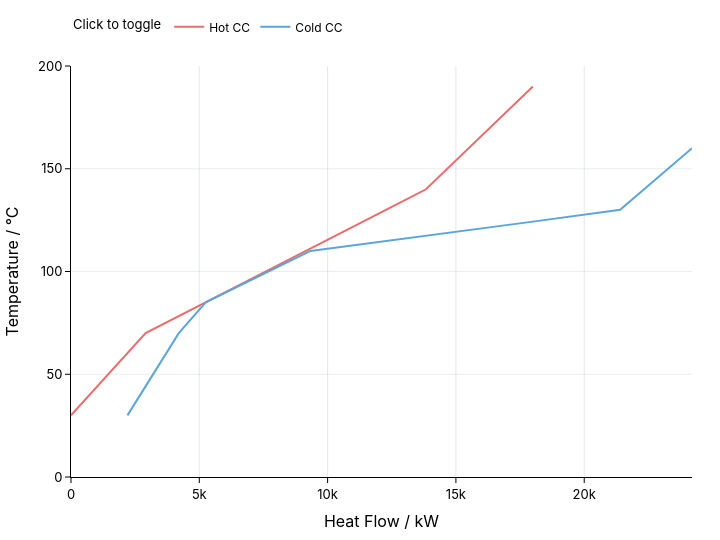

The cell this chart's notebook holds for it:
### Code cell
baseline.plot.shifted_composite_curve(
    zone_name="B",
)

### Figure 1 — Plotly figure (JSON) as saved in the notebook; plotly's stock layout.template omitted (floating-point values rounded to 4 significant figures)
{"data": [{"hovertemplate": "Hot CC<br>Heat Flow / kW: %{x}<br>Temperature / °C: %{y}<extra></extra>", "legendgroup": "Hot CC", "line": {"color": "#e66e6e", "width": 2}, "mode": "lines", "name": "Hot CC", "showlegend": true, "type": "scatter", "x": [18000, 13830.0, 12270.0, 11380.0, 11228, 10710.0, 2909.0, 0], "y": [190, 140, 130, 124.3, 123.3, 120, 70, 30]}, {"hovertemplate": "Cold CC<br>Heat Flow / kW: %{x}<br>Temperature / °C: %{y}<extra></extra>", "legendgroup": "Cold CC", "line": {"color": "#5ca5d9", "width": 2}, "mode": "lines", "name": "Cold CC", "showlegend": true, "type": "scatter", "x": [24200, 21400, 18000, 17428, 15470.0, 9333.0, 5250, 4200, 2200], "y": [160, 130, 124.3, 123.3, 120, 110, 85, 70, 30]}], "layout": {"autosize": false, "font": {"color": "#000000", "family": "IBM Plex Sans, Inter, system-ui, sans-serif", "size": 13}, "height": 540, "hoverlabel": {"bgcolor": "#ffffff", "font": {"color": "#000000"}}, "hovermode": "closest", "legend": {"font": {"color": "#000000", "size": 12}, "orientation": "h", "title": {"font": {"color": "#000000", "size": 13}, "text": "Click to toggle"}, "y": 1.06, "yanchor": "bottom"}, "margin": {"b": 48, "l": 50, "r": 28, "t": 64}, "paper_bgcolor": "#ffffff", "plot_bgcolor": "#ffffff", "width": 720, "xaxis": {"gridcolor": "rgba(148, 163, 184, 0.25)", "linecolor": "#000000", "rangemode": "tozero", "showgrid": true, "showline": true, "tickcolor": "#000000", "tickfont": {"color": "#000000"}, "ticks": "outside", "title": {"font": {"color": "#000000"}, "text": "Heat Flow / kW"}, "zeroline": true, "zerolinecolor": "rgba(15, 23, 42, 0.8)", "zerolinewidth": 1.25}, "yaxis": {"gridcolor": "rgba(148, 163, 184, 0.2)", "linecolor": "#000000", "rangemode": "tozero", "showgrid": true, "showline": true, "tickcolor": "#000000", "tickfont": {"color": "#000000"}, "ticks": "outside", "title": {"font": {"color": "#000000"}, "text": "Temperature / °C"}, "zeroline": true, "zerolinecolor": "rgba(15, 23, 42, 0.8)", "zerolinewidth": 1.25}}}
